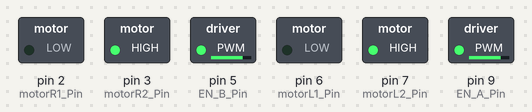
Bench run of a sketch on a simulated Arduino Uno, built with avr-gcc and run on an emulated ATmega328P. Shown: switched loads named in the sketch (green lamp = pin HIGH).

Above: at 0.05 s.
At 3.95 s:
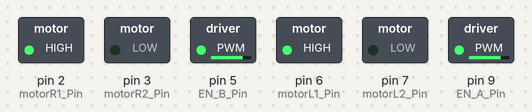
At 4.95 s:
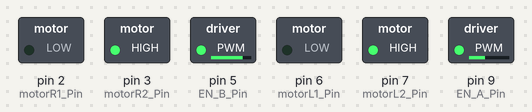
At 5.95 s:
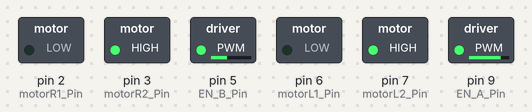
At 7.95 s:
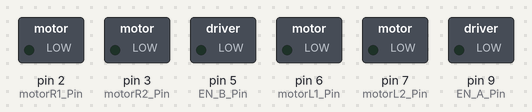
Timing chart, 0 to 10.4 s (numbered marks = the images above):
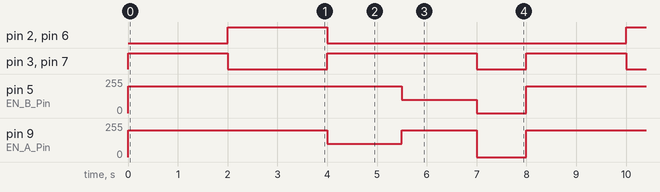

The sketch:

LAB64.ino
```cpp
/*Lab6.4*/
//https://app.cirkitdesigner.com/project/79d56a5c-e0ba-4a2b-83ea-07d17c4686cb

#define motorL1_Pin 6
#define motorL2_Pin 7
#define EN_A_Pin   9

#define motorR1_Pin 2
#define motorR2_Pin 3
#define EN_B_Pin   5


void setup() {
  pinMode(motorL1_Pin, OUTPUT);
  pinMode(motorL2_Pin, OUTPUT);
  pinMode(EN_A_Pin, OUTPUT);

  pinMode(motorR1_Pin, OUTPUT);
  pinMode(motorR2_Pin, OUTPUT);
  pinMode(EN_B_Pin, OUTPUT);


  digitalWrite(motorL1_Pin, LOW);
  digitalWrite(motorL2_Pin, LOW);
  digitalWrite(motorR1_Pin, LOW);
  digitalWrite(motorR2_Pin, LOW);
  analogWrite(EN_A_Pin, 0);
  analogWrite(EN_B_Pin, 0);
}

void loop() {
  //turn off

  //  เดินห้า F
  // L 100%  R100%
  digitalWrite(motorL1_Pin, LOW);
  digitalWrite(motorL2_Pin, HIGH);
  digitalWrite(motorR1_Pin, LOW);
  digitalWrite(motorR2_Pin, HIGH);
  analogWrite(EN_A_Pin, 200);
  analogWrite(EN_B_Pin, 200);
  delay(2000);

  //  ถอยหลัง R
  // L 100%  R100%
  digitalWrite(motorL1_Pin, HIGH);
  digitalWrite(motorL2_Pin, LOW);
  digitalWrite(motorR1_Pin, HIGH);
  digitalWrite(motorR2_Pin, LOW);
  analogWrite(EN_A_Pin, 200);
  analogWrite(EN_B_Pin, 200);
  delay(2000);

  // เลี้ยวซ้าย L
  // L 50%  R100%
  digitalWrite(motorL1_Pin, LOW);
  digitalWrite(motorL2_Pin, HIGH);
  digitalWrite(motorR1_Pin, LOW);
  digitalWrite(motorR2_Pin, HIGH);
  analogWrite(EN_A_Pin, 100);
  analogWrite(EN_B_Pin, 200);
  delay(1500);

 // เลี้ยวขวา R
 // L 100%  R50%
 digitalWrite(motorL1_Pin, LOW);
  digitalWrite(motorL2_Pin, HIGH);
  digitalWrite(motorR1_Pin, LOW);
  digitalWrite(motorR2_Pin, HIGH);
  analogWrite(EN_A_Pin, 200);
  analogWrite(EN_B_Pin, 100);
  delay(1500);

 // หยุด R

 // L 100%  R50%
 digitalWrite(motorL1_Pin, LOW);
  digitalWrite(motorL2_Pin, LOW);
  digitalWrite(motorR1_Pin, LOW);
  digitalWrite(motorR2_Pin, LOW);
  analogWrite(EN_A_Pin, 0);
  analogWrite(EN_B_Pin, 0);
  delay(1000);
  }
```

Lab61.ino
```cpp
//*Lab6.1*//
//https://app.cirkitdesigner.com/project/56eceda2-c263-4137-b6b9-161aaf86cbfb
```

Measured:
- by itself, pin 2 (motorR1_Pin), pin 6 (motorL1_Pin): alternates HIGH for 2.0 s and LOW for 6.0 s
- by itself, pin 3 (motorR2_Pin), pin 7 (motorL2_Pin): repeats every 8.0 s: LOW 2.0 s, HIGH 3.0 s, LOW 1.0 s, HIGH 2.0 s
- by itself, pin 5 (EN_B_Pin): repeats every 8.0 s: 100/255 1.5 s, 0/255 1.0 s, 200/255 5.5 s
- by itself, pin 9 (EN_A_Pin): repeats every 8.0 s: 100/255 1.5 s, 200/255 1.5 s, 0/255 1.0 s, 200/255 4.0 s
